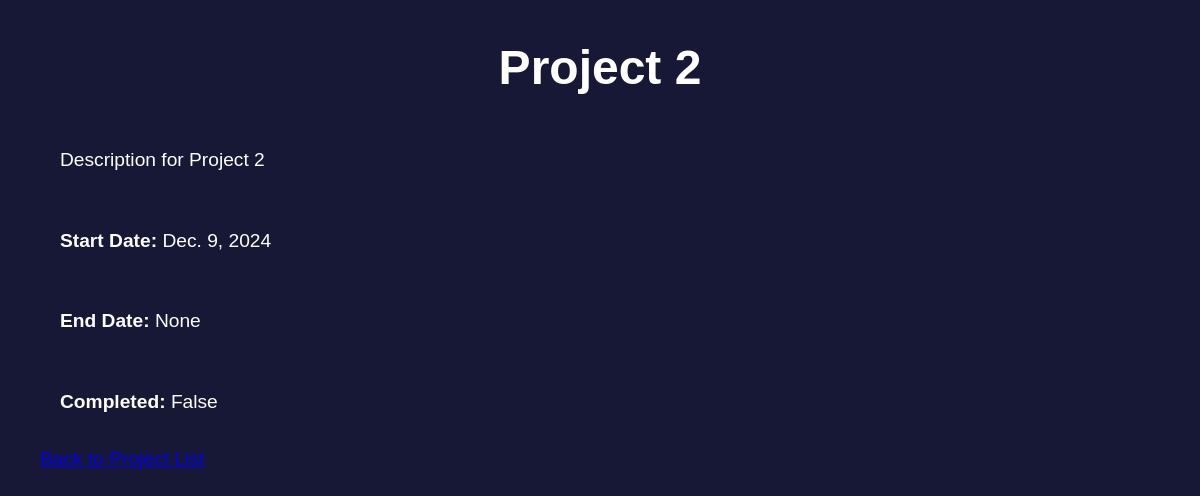
/projects/2/, run on an earlier commit of the app's database.
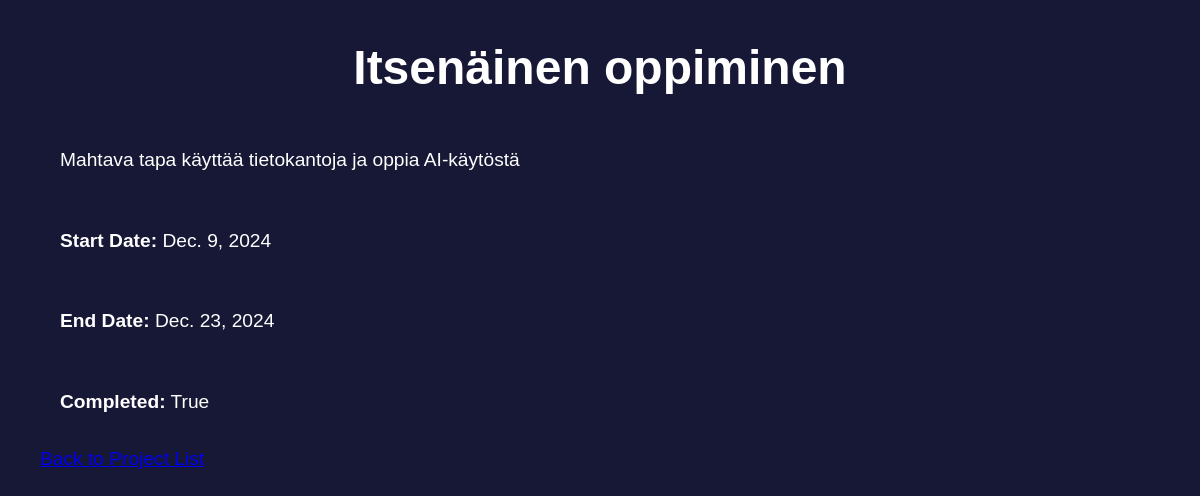
And on a later commit of the database.
### projects/models.py (models this page shows, shortened)
class Project(models.Model):
    name = models.CharField(max_length=200)
    description = models.TextField()
    start_date = models.DateField()
    end_date = models.DateField(null=True, blank=True)
    completed = models.BooleanField(default=False)

### projects/views.py (the view)
# urls.py: path('<int:pk>/', views.project_detail, name='project_detail'),
def project_detail(request, pk):
    project = get_object_or_404(Project, pk=pk)
    return render(request, 'projects/project_detail.html', {'project': project})

### projects/templates/projects/project_detail.html (shortened to what this page needs)
<!DOCTYPE html>
<html>
<head>
     {% load static %}
    <link rel="stylesheet" type="text/css" href="{% static 'projects/style.css' %}">
</head>
<body>
    <h1>{{ project.name }}</h1>
    <p>{{ project.description }}</p>
    <p><strong>Start Date:</strong> {{ project.start_date }}</p>
    <p><strong>End Date:</strong> {{ project.end_date }}</p>
    <p><strong>Completed:</strong> {{ project.completed }}</p>
    <a href="{% url 'project_list' %}">Back to Project List</a>
</body>
</html>

What changed in the data, as far as the page shows it:
changed Project: name "Project 2" → "Itsenäinen oppiminen"; description "Description for Project 2" → "Mahtava tapa käyttää tietokantoja ja oppia AI-käytöstä"; end_date "None" → "Dec. 23, 2024"; completed "False" → "True"
